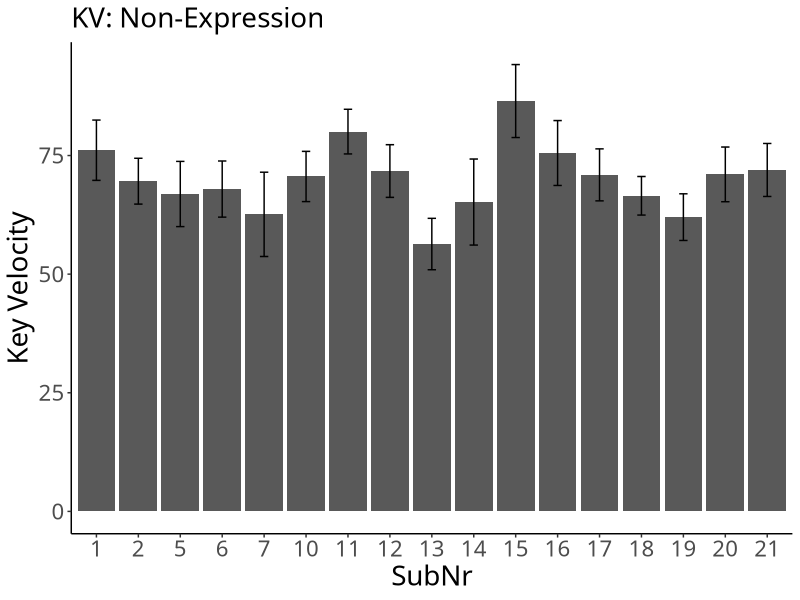
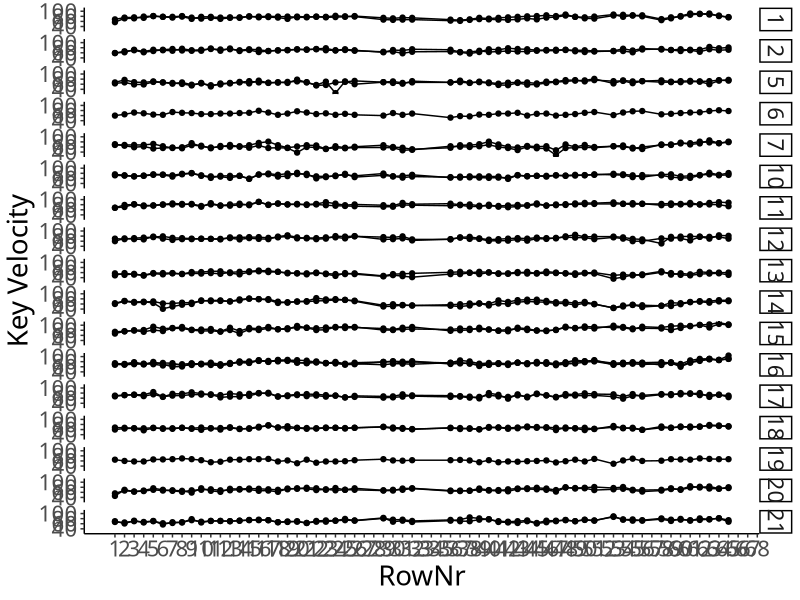
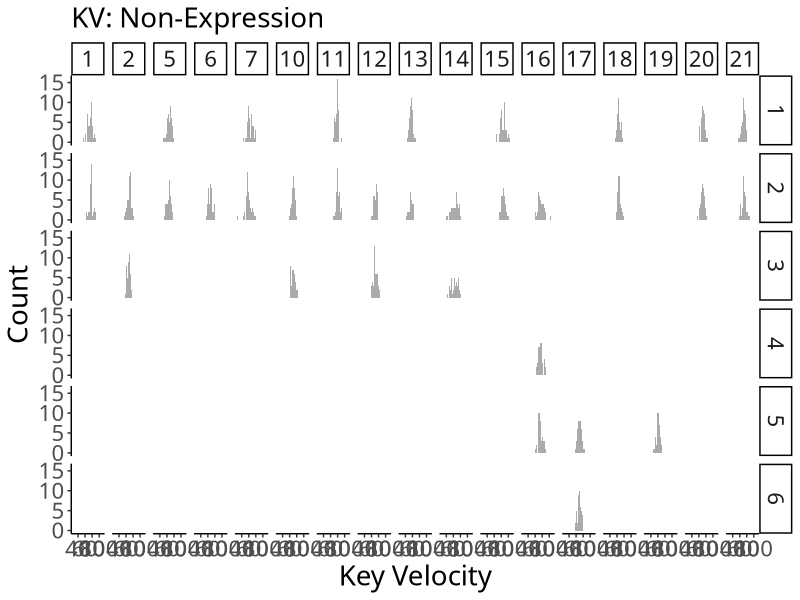
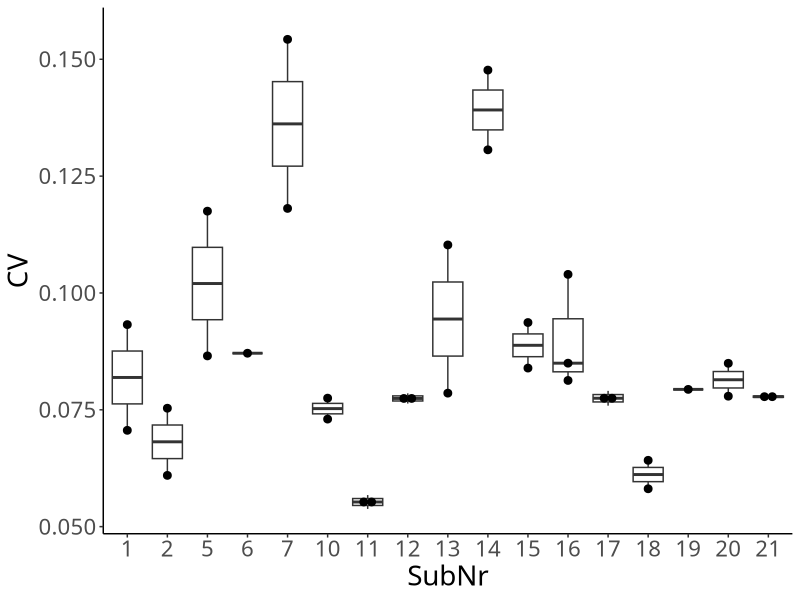

Here is the R script that generated these plots, in order:
## ---- chunk 1
# packages
# data manipulation
if (!require("data.table")) {install.packages("data.table"); require("data.table")}
# plot
if (!require("ggplot2")) {install.packages("ggplot2"); require("ggplot2")}

# ggplots
theme_set(theme_classic())
theme_update(text = element_text(size = 20, family = "Helvetica Neue LT Std 57 Condensed"), legend.position = "bottom")
## ---- chunk 2
dt_kv <- fread("./preprocessor/filtered/data_onset.csv", header = T, sep = ",", dec = ".") # read a filtered csv

# SubNr as a factor
dt_kv$SubNr <- as.factor(dt_kv$SubNr)

# assign RowNr
dt_kv$RowNr <- rep(1:72, nrow(dt_kv)/72)
## ---- chunk 3
# # convert bpm to ms
# dt_kv[Tempo == 120]$Tempo <- 250
# dt_kv[Tempo == 110]$Tempo <- 273
# dt_kv[Tempo == 100]$Tempo <- 300

# remove irrelevant intervals
ls_irrelevant <- list(c(27:28), c(33:35), 52, 57, c(66:72))
dt_kv$EighthNote <- "Yes"

for (phrase in 1:length(ls_irrelevant)){
  for (note in 1:length(ls_irrelevant[[phrase]])){
    dt_kv[RowNr == ls_irrelevant[[phrase]][note]]$EighthNote <- "No"
  }
}
## ---- chunk 4
# For each individual
kv <- dt_kv[EighthNote == "Yes", .(N = length(Velocity), Mean = mean(Velocity), SD = sd(Velocity)), by = .(SubNr)]
print(kv)
## ---- chunk 5
p_kv <- ggplot(data = kv, aes(x = SubNr, y = Mean)) +
  geom_bar(stat = "identity", position = position_dodge()) +
  geom_errorbar(aes(ymin = Mean - SD, ymax = Mean + SD),
                width = .2, position = position_dodge(.9)) +
  labs(y = "Key Velocity", subtitle = "KV: Non-Expression")
p_kv
## ---- chunk 6
# For each individual
kv_seq <- dt_kv[EighthNote == "Yes", .(N = length(Velocity), Mean = mean(Velocity)), by = .(SubNr, TrialNr, RowNr)]

p_kv_seq <- ggplot(data = kv_seq, aes(x = RowNr, y = Mean, group = TrialNr)) +
  geom_line() +
  geom_point() +
  facet_grid(SubNr ~ .) +
  labs(x = "RowNr", y = "Key Velocity") + scale_x_continuous(breaks=seq(1,72,1))
p_kv_seq
## ---- chunk 7
p_kv_dis <- ggplot(dt_kv[EighthNote == "Yes"], aes(x = Velocity)) +
  geom_histogram(binwidth = 2, alpha = .5, position = "identity") +
  facet_grid(TrialNr ~ SubNr) +
  labs(x = "Key Velocity", y = "Count", subtitle = "KV: Non-Expression")
p_kv_dis
## ---- chunk 8
# Group mean
kv_all <- kv[, .(N = length(Mean), Mean = mean(Mean), SD = sd(Mean))]
print(kv_all)
## ---- chunk 9
kv_trial <- dt_kv[EighthNote == "Yes", .(N = length(Velocity), Mean = mean(Velocity), SD = sd(Velocity)), by = .(SubNr, TrialNr)]

excluded_kv <- kv_trial[Mean < kv_all$Mean+3*kv_all$SD & Mean > kv_all$Mean-3*kv_all$SD]
print(excluded_kv)
## ---- chunk 10
# for each participant
cv <- dt_kv[EighthNote == "Yes", .(N = length(Velocity), CV = sd(Velocity)/mean(Velocity)) , by = .(SubNr, TrialNr)]
cv
## ---- chunk 11
p_cv_box <- ggplot(cv, aes(x = SubNr, y = CV)) +
  geom_boxplot() +
  geom_dotplot(binaxis = 'y', stackdir = 'center', dotsize = 0.5)
p_cv_box
## ---- chunk 12
# for all
cv_all <- cv[, .(N = length(CV), Mean = mean(CV), SD = sd(CV))]
print(cv_all)
## ---- chunk 13
excluded_cv <- cv[CV < cv_all$Mean+3*(cv_all$SD) & CV > cv_all$Mean-3*cv_all$SD]
print(excluded_cv)
## ---- chunk 14
fwrite(excluded_cv, "./kv_valid.csv")
